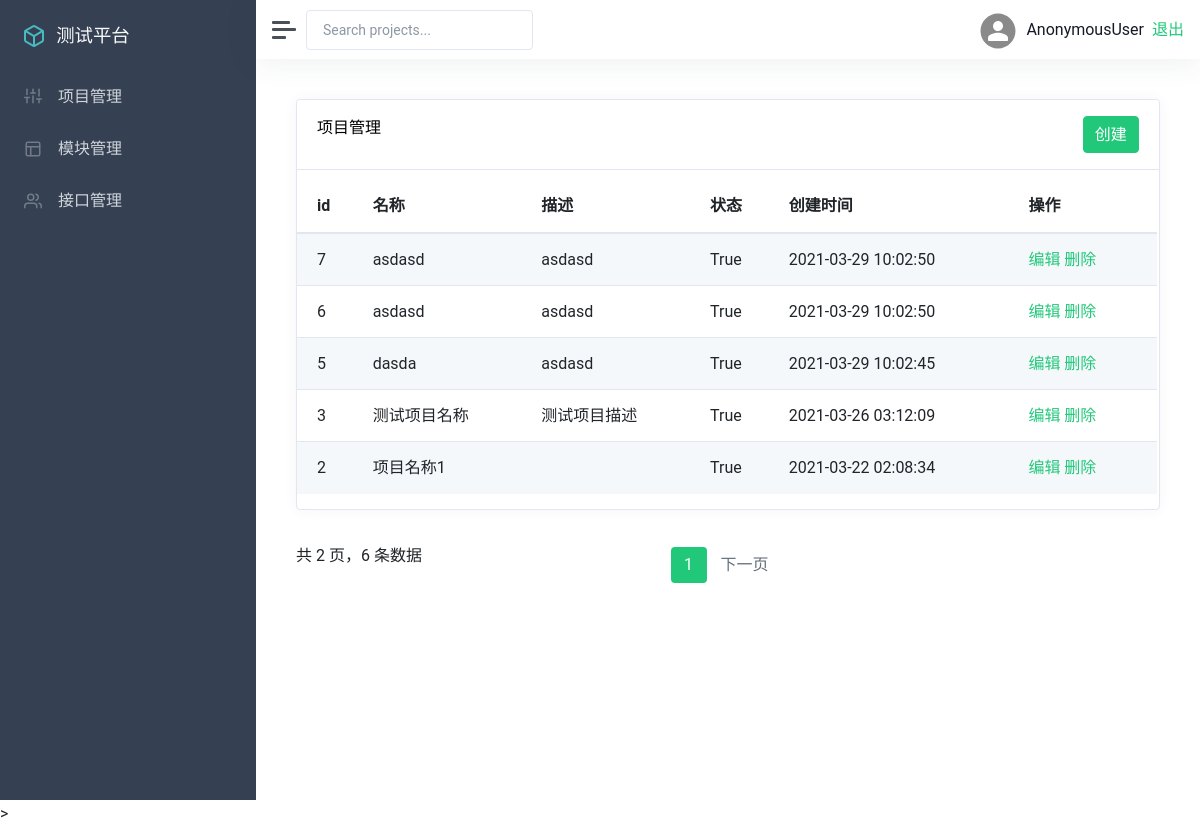
Before: /manage/project_list/ with the older database file.
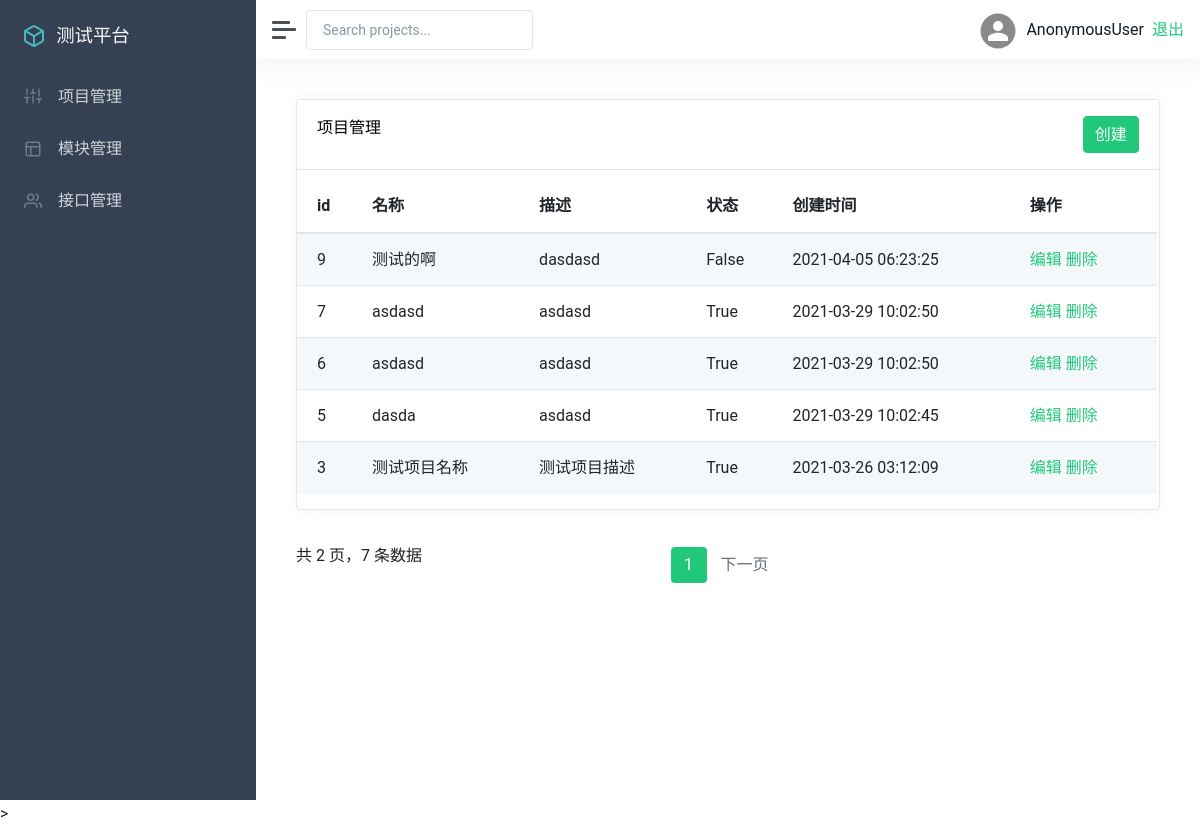
After: the same page with the newer database file.
### app_manage/models.py (models this page shows, shortened)
class Project(models.Model):
    name = models.CharField('项目名称', max_length=100)
    describe = models.TextField('描述')
    status = models.BooleanField('状态', default=True)
    create_time = models.DateTimeField('创建时间', auto_now_add=True)
    update_time = models.DateTimeField('更新时间', auto_now=True)
    class Meta:
        ordering = ('-create_time',)

### app_manage/views/project_views.py (the view)
# urls.py: path('list/', views.list, name='list_apicase'),
def list(request):
    projectList = Project.objects.all()
    p = Paginator(projectList, 5)
    page = request.GET.get('page', '')
    if page == '':
        page = 1
    try:
        projectList = p.page(page)
    except PageNotAnInteger:
        projectList = p.page(1)
    except EmptyPage:
        projectList = p.page(p.num_pages)
    return render(request, 'project/list.html', {
        'projectList': projectList
    })

### templates/project/list.html (shortened to what this page needs)
{% extends 'manage.html' %}
{% block manage %}
<div class="card flex-fill">
    <div class="card-header">
        <h5 class="card-title mb-0" style="float:left">项目管理</h5>
        <a href="{% url 'add_project' %}"><button type="button" class="btn btn-primary" style="float:right">创建</button></a>
    </div>
    <div id="datatables-dashboard-traffic_wrapper" class="dataTables_wrapper dt-bootstrap4 no-footer">
        <div class="row">
            <div class="col-sm-12">
                <table id="datatables-dashboard-traffic" class="table table-striped my-0 dataTable no-footer"
                    role="grid" aria-describedby="datatables-dashboard-traffic_info">
                    <thead>
                        <tr role="row">
                            <th>id</th>
                            <th>名称</th>
                            <th>描述</th>
                            <th>状态</th>
                            <th>创建时间</th>
                            <th>操作</th>
                        </tr>
                    </thead>
                    <tbody>
                        {% for p in projectList %}
                        <tr role="row" class="odd">
                            <td>{{ p.id }}</td>
                            <td>{{ p.name }}</td>
                            <td>{{ p.describe }}</td>
                            <td>{{ p.status }}</td>
                            <td>{{ p.create_time |date:"Y-m-d H:i:s"}}</td>
                            <td>
                                <a href="{% url 'edit_project' p.id %}#">编辑</a>
                                <a href="{% url 'delete_project' p.id %}" id="delete-project-id">删除</a>
                            </td>
                        </tr>
                        {% endfor %}
                    </tbody>
                </table>
            </div>
        </div>
    </div>
</div>
<div>
<div class="row">
    <div class="col-sm-12 col-md-5">
        <div class="dataTables_info" id="datatables-dashboard-traffic_info" role="status" aria-live="polite">
            共 {{ projectList.paginator.num_pages }} 页，{{ projectList.paginator.count }} 条数据
        </div>
    </div>
    <div class="col-sm-12 col-md-7">
        <div class="dataTables_paginate paging_simple_numbers" id="datatables-dashboard-traffic_paginate">
            <ul class="pagination">
                <li class="paginate_button page-item active">
                    <a href="#" aria-controls="datatables-dashboard-traffic" data-dt-idx="1" tabindex="0"
                        class="page-link">{{ projectList.number }}</a>
                </li>
                {% if projectList.has_next %}
                <a href="?page={{ projectList.next_page_number }}" aria-controls="datatables-dashboard-traffic" data-dt-idx="2" tabindex="0"
                    class="page-link">下一页</a>
                {% endif %}
            </ul>
        </div>
    </div>
</div>
{% endblock %}

Changed rows visible on the page:
no longer on this page (row unchanged): Project: id "2", name "项目名称1", status "True", create_time "2021-03-22 02:08:34"
added Project: id "9", name "测试的啊", describe "dasdasd", status "False", create_time "2021-04-05 06:23:25"
Other visible differences:
{{ projectList.paginator.count }}: "6" → "7"
